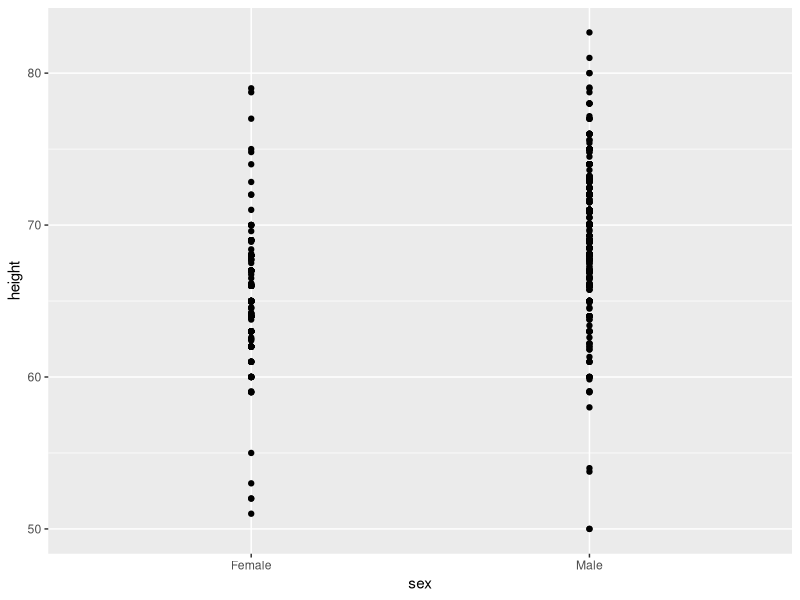
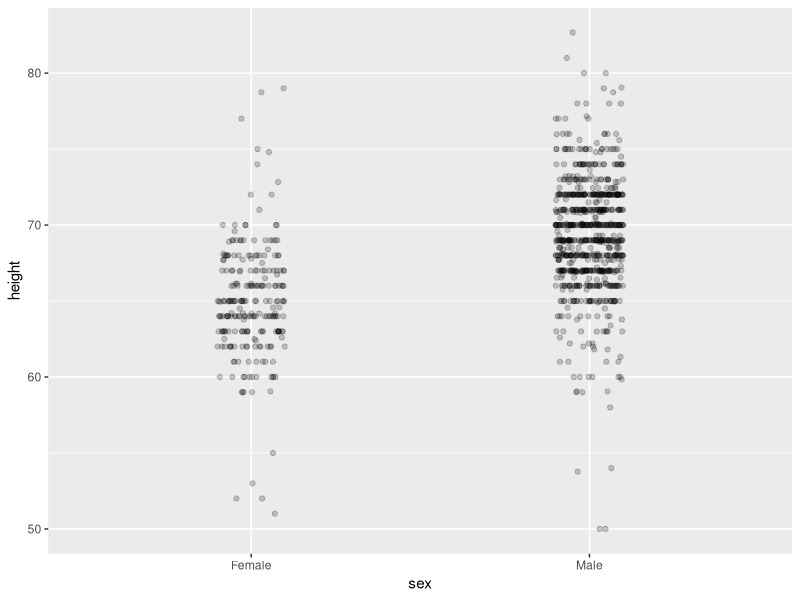
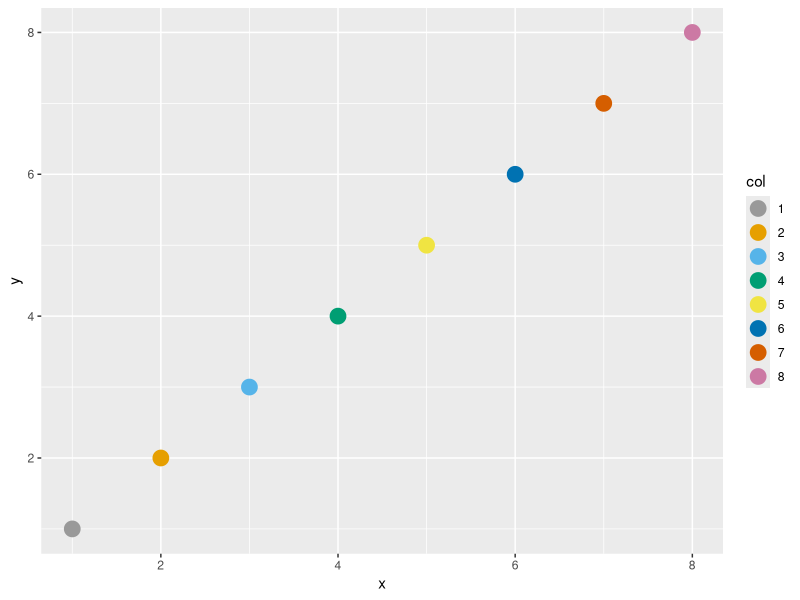

These charts were generated, in order, by the following R code: (Note: this script raises an error after producing the figures.)
library(dslabs)
library(tidyverse)
library(ggplot2)
library(ggrepel)
data(heights)
data(gapminder)

#By showing the data, you provide viewers extra information about distributions
heights %>% ggplot(aes(sex, height)) + geom_point()
#Jitter is adding a small random shift to each point in order to minimize the number of overlapping points
heights %>% ggplot(aes(sex, height)) + geom_jitter(width = 0.1, alpha = 0.2)
#Alpha blending is making points somewhat transparent, helping visualize the density of overlapping points
#Align plots vertically to see horizontal changes. Align plots horizontally to see vertical changes.

color_blind_friendly_cols <- c("#999999", "#E69F00", "#56B4E9", "#009E73","#F0E442", "#0072B2", "#D55E00", "#CC79A4")
p1 <- data.frame(x = 1:8, y = 1:8, col = as.character(1:8)) %>% 
  ggplot(aes(x, y, color = col)) + geom_point(size = 5) 
p1 + scale_color_manual(values = color_blind_friendly_cols)

#Consider using a slope chart or Bland-Altman plot when comparing one variable at two different time points, especially for a small number of observations.
west <- c("Western Europe", "Northern Europe", "Southern Europe", "Northern America", "Australia and New Zealand")
#Slope charts use angle to encode change
dat <- gapminder %>% 
  filter(year %in% c(2010,2015) & region %in% west & !is.na(life_expectancy) & population > 10^7)
#The Bland-Altman plot (Tukey mean difference plot, MA plot) graphs the difference between conditions on the y-axis and the mean between conditions on the x-axis
dat %>% mutate(year = paste0("life_expectancy_", year)) %>% 
  select(country, year, life_expectancy) %>% spread(year, life_expectancy) %>% 
  mutate(average = (life_expacyancy_2015 + life_expectancy_2010)/2,
         difference = life_expectancy_2015 - life_expectancy_2010) %>% 
  ggplot(aes(average, difference, label = country)) + geom_point() + 
  geom_text_repel() + geom_abline(lty = 2) + 
  xlab("Average of 2010 and 2015") + ylab("Difference between 2015 and 2010")

#Use geom_line() to create slope charts
dat %>% mutate(location = ifelse(year == 2010,1,2),
               location = ifelse(year == 2015 & country %in% c("United Kingdom", "Portugal"), location + 0.22, location),
               hjust = ifelse(year == 2010,1,0)) %>% 
  mutate(year = as.factor(year)) %>% 
  ggplot(aes(year, life_expectancy, group = country)) + 
  geom_line(aes(color = country), show.legend = FALSE) + 
  geom_text(aes(x = location, label = country, hjust = hjust), show.legend = FALSE) + 
  xlab("") + ylab("Life Expectancy")

#Case study: Vaccines
data(us_contagious_diseases)
str(us_contagious_diseases)
#assign dat to the per 10,000 rate of measles, removing Alaska and Hawaii and adjusting for weeks reporting
the_disease <- "Measles"
dat <- us_contagious_diseases %>%
  filter(!state %in% c("Hawaii", "Alaska") & disease == the_disease) %>%
  mutate(rate = count/population*10000) %>%
  mutate(state = reorder(state, rate))
#plot disease rates per year in California
dat %>% filter(state == "California") %>%
  ggplot(aes(year, rate)) + geom_line() + 
  ylab("Cases per 10,000") + geom_vline(xintercept = 1963, col = "blue")

#The RColorBrewer package offers several color palettes.
library(RColorBrewer)
#Sequential color palettes are best suited for data that span from high to low.
display.brewer.all(type = "seq")
#Diverging color palettes are best suited for data that are centered and diverge towards high or low values.
display.brewer.all(type = "div")
dat %>% ggplot(aes(year, state, fill = rate)) +
#The geom_tile() geometry creates a grid of colored tiles.
  geom_tile(color = "grey50") + scale_x_continuous(expand = c(0,0)) + 
  scale_fill_gradientn(colors = brewer.pal(9, "Reds"), trans = "sqrt") + 
#Position and length are stronger cues than color for numeric values, but color can be appropriate sometimes.
  geom_vline(xintercept = 1963, col = "blue") + theme_minimal() + 
  theme(panel.grid = element_blank()) + ggtitle(the_disease) + 
  ylab("") + xlab("")

#compute US average measles rate by year
avg <- us_contagious_diseases %>%
  filter(disease == the_disease) %>% group_by(year) %>%
  summarize(us_rate = sum(count, na.rm = TRUE)/sum(population, na.rm = TRUE)*10000)
#make line plot of measles rate by year by state
dat %>% filter(!is.na(rate)) %>% ggplot() + 
  geom_line(aes(year, rate, group = state), color = "grey50", show.legend = F, alpha = 0.2, size = 1) +
  geom_line(mapping = aes(year, us_rate), data = avg, size = 1, col = "black") + 
  scale_y_continuous(trans = "sqrt", breaks = c(5, 25, 125, 300)) + 
  xlab("") + ylab("")
#Reduce the number of digits locally using round() or signif()
